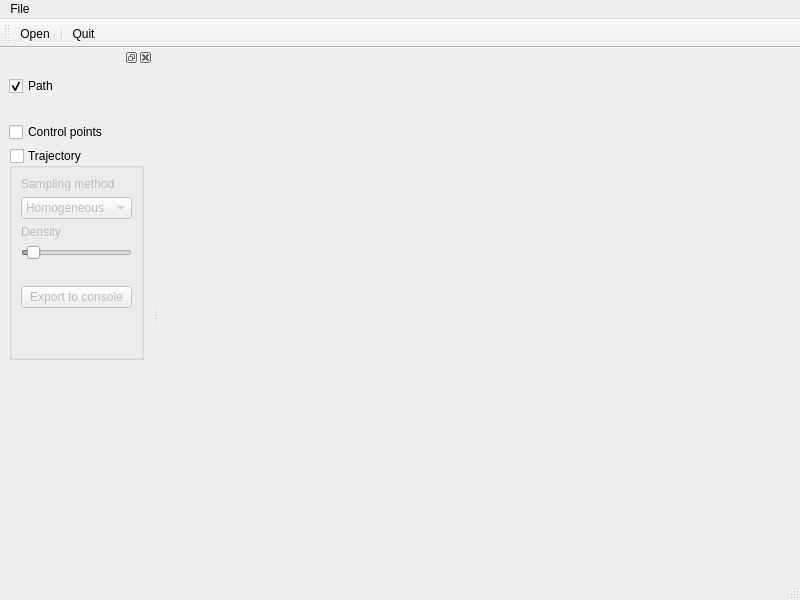
<?xml version="1.0" encoding="UTF-8"?>
<ui version="4.0">
 <class>MainWindow</class>
 <widget class="QMainWindow" name="MainWindow">
  <property name="enabled">
   <bool>true</bool>
  </property>
  <property name="geometry">
   <rect>
    <x>0</x>
    <y>0</y>
    <width>800</width>
    <height>600</height>
   </rect>
  </property>
  <property name="windowTitle">
   <string>CoWriter Trajectory Generator</string>
  </property>
  <widget class="QWidget" name="centralwidget"/>
  <widget class="QMenuBar" name="menubar">
   <property name="geometry">
    <rect>
     <x>0</x>
     <y>0</y>
     <width>800</width>
     <height>20</height>
    </rect>
   </property>
   <widget class="QMenu" name="menuFile">
    <property name="title">
     <string>File</string>
    </property>
    <addaction name="actionOpen"/>
    <addaction name="separator"/>
    <addaction name="actionQuit"/>
   </widget>
   <addaction name="menuFile"/>
  </widget>
  <widget class="QStatusBar" name="statusbar"/>
  <widget class="QDockWidget" name="dockWidget">
   <attribute name="dockWidgetArea">
    <number>1</number>
   </attribute>
   <widget class="QWidget" name="dockWidgetContents">
    <property name="sizePolicy">
     <sizepolicy hsizetype="Expanding" vsizetype="Expanding">
      <horstretch>0</horstretch>
      <verstretch>0</verstretch>
     </sizepolicy>
    </property>
    <layout class="QGridLayout" name="gridLayout">
     <item row="0" column="0">
      <layout class="QVBoxLayout" name="verticalLayout">
       <property name="spacing">
        <number>6</number>
       </property>
       <property name="sizeConstraint">
        <enum>QLayout::SetDefaultConstraint</enum>
       </property>
       <item>
        <widget class="QCheckBox" name="showSvg">
         <property name="text">
          <string>Path</string>
         </property>
         <property name="checked">
          <bool>true</bool>
         </property>
        </widget>
       </item>
       <item>
        <widget class="QLabel" name="pathLength">
         <property name="sizePolicy">
          <sizepolicy hsizetype="Preferred" vsizetype="MinimumExpanding">
           <horstretch>0</horstretch>
           <verstretch>0</verstretch>
          </sizepolicy>
         </property>
         <property name="text">
          <string/>
         </property>
        </widget>
       </item>
       <item>
        <widget class="QCheckBox" name="showCtlPoints">
         <property name="text">
          <string>Control points</string>
         </property>
        </widget>
       </item>
       <item>
        <widget class="QGroupBox" name="groupBox">
         <property name="sizePolicy">
          <sizepolicy hsizetype="Preferred" vsizetype="Expanding">
           <horstretch>0</horstretch>
           <verstretch>0</verstretch>
          </sizepolicy>
         </property>
         <property name="title">
          <string>Trajectory</string>
         </property>
         <property name="flat">
          <bool>false</bool>
         </property>
         <property name="checkable">
          <bool>true</bool>
         </property>
         <property name="checked">
          <bool>false</bool>
         </property>
         <layout class="QGridLayout" name="gridLayout_2">
          <item row="0" column="0">
           <layout class="QVBoxLayout" name="verticalLayout_2">
            <property name="sizeConstraint">
             <enum>QLayout::SetDefaultConstraint</enum>
            </property>
            <item>
             <widget class="QLabel" name="label_3">
              <property name="text">
               <string>Sampling method</string>
              </property>
             </widget>
            </item>
            <item>
             <widget class="QComboBox" name="samplingMethod">
              <item>
               <property name="text">
                <string>Homogeneous</string>
               </property>
              </item>
              <item>
               <property name="text">
                <string>Per patch</string>
               </property>
              </item>
             </widget>
            </item>
            <item>
             <widget class="QLabel" name="label">
              <property name="text">
               <string>Density</string>
              </property>
             </widget>
            </item>
            <item>
             <widget class="QSlider" name="trajDensity">
              <property name="value">
               <number>5</number>
              </property>
              <property name="orientation">
               <enum>Qt::Horizontal</enum>
              </property>
             </widget>
            </item>
            <item>
             <widget class="QLabel" name="nbPoints">
              <property name="text">
               <string/>
              </property>
             </widget>
            </item>
            <item>
             <widget class="QPushButton" name="pushButton">
              <property name="text">
               <string>Export to console</string>
              </property>
             </widget>
            </item>
            <item>
             <spacer name="verticalSpacer">
              <property name="orientation">
               <enum>Qt::Vertical</enum>
              </property>
              <property name="sizeHint" stdset="0">
               <size>
                <width>20</width>
                <height>40</height>
               </size>
              </property>
             </spacer>
            </item>
           </layout>
          </item>
         </layout>
        </widget>
       </item>
      </layout>
     </item>
     <item row="1" column="0">
      <spacer name="verticalSpacer_2">
       <property name="orientation">
        <enum>Qt::Vertical</enum>
       </property>
       <property name="sizeHint" stdset="0">
        <size>
         <width>20</width>
         <height>40</height>
        </size>
       </property>
      </spacer>
     </item>
    </layout>
   </widget>
  </widget>
  <widget class="QToolBar" name="toolBar">
   <property name="windowTitle">
    <string>toolBar</string>
   </property>
   <attribute name="toolBarArea">
    <enum>TopToolBarArea</enum>
   </attribute>
   <attribute name="toolBarBreak">
    <bool>false</bool>
   </attribute>
   <addaction name="actionOpen"/>
   <addaction name="separator"/>
   <addaction name="actionQuit"/>
  </widget>
  <action name="actionOpen">
   <property name="text">
    <string>Open</string>
   </property>
  </action>
  <action name="actionQuit">
   <property name="text">
    <string>Quit</string>
   </property>
  </action>
 </widget>
 <resources/>
 <connections/>
</ui>
